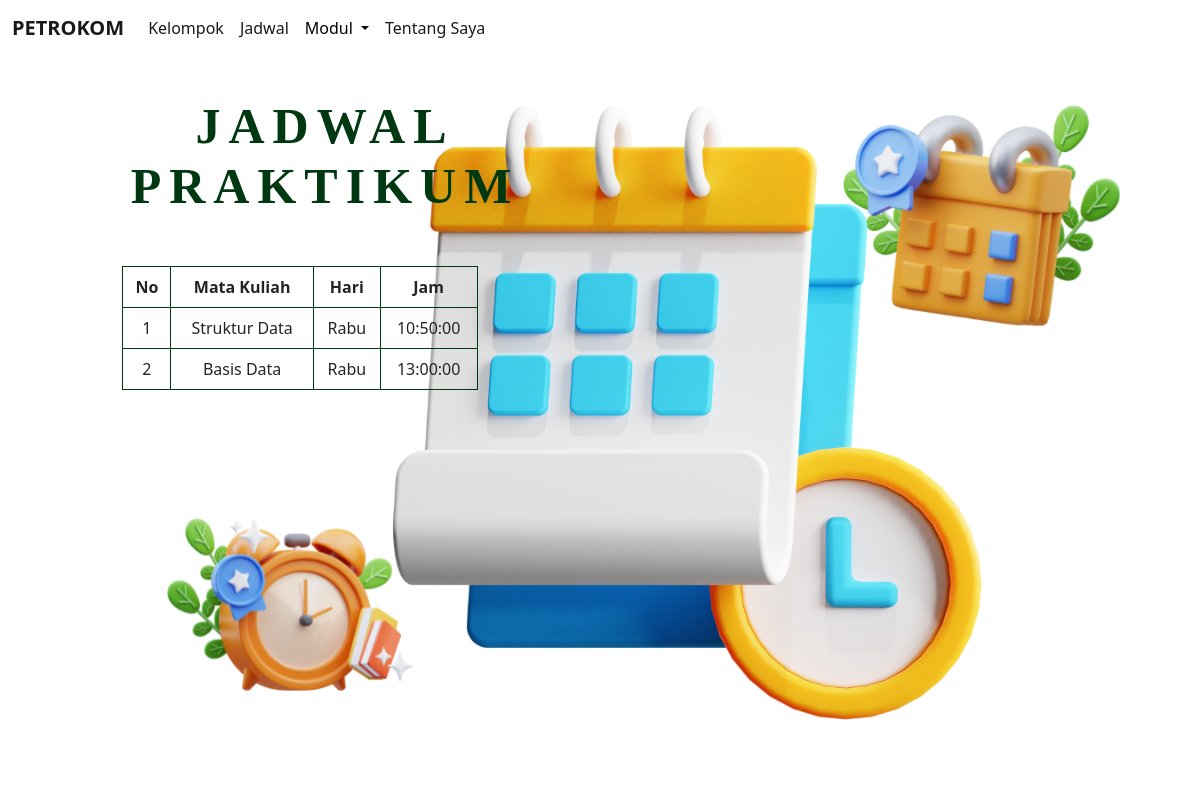
The page /jadwal.php on the database its author committed.
### tables this page shows
CREATE TABLE `dbjadwal` (
  `id_jadwal` int(11) NOT NULL,
  `matkul` varchar(30) NOT NULL,
  `hari` varchar(20) NOT NULL,
  `jam` time NOT NULL
);

### jadwal.php (the view, shortened to what this page needs)
<?php
include('koneksijadwal.php');
$sql = "SELECT * FROM dbjadwal";
$result = mysqli_query($conn, $sql);
?>
<!doctype html>
<html lang="en">
<head>
  <link href="https://cdn.jsdelivr.net/npm/bootstrap@5.0.2/dist/css/bootstrap.min.css" rel="stylesheet"
>
  <link href="css/style.css" rel="stylesheet">
</head>
<body>
  <nav class="navbar navbar-expand-lg navbar-light justify-content-center text-primary">
    <div class="container-fluid">
      <a class="navbar-brand fw-bold" href="welcome.php">PETROKOM</a>
      <div class="collapse navbar-collapse" id="navbarNav">
        <ul class="navbar-nav">
          <li class="nav-item">
            <a class="nav-link active" aria-current="page" href="home.php">Kelompok</a>
          </li>
          <li class="nav-item">
            <a class="nav-link active" aria-current="page" href="jadwal.php">Jadwal</a>
          </li>
          <li class="nav-item dropdown">
                <a class="nav-link dropdown-toggle" style= "color: #000000" href="#" role="button" data-bs-toggle="dropdown" aria-expanded="false">
                    Modul
                </a>
            </li>
            <a class="nav-link active" aria-current="page" href="aboutme.php">Tentang Saya</a>
          <li class="nav-item">
            <a class="nav-link disabled" href="#" tabindex="-1" aria-disabled="true"></a>
          </li>
        </ul>
      </div>
    </div>
  </nav>
  <div class="container-fluid">
    <div class="row">
      <div class="col">
        <h3
          style="color: #003911; font-size: 50px; font-family: Origin Tech Demo; font-weight: bold; letter-spacing: 8px; margin-top: 40px; margin-bottom: 50px; margin-left: 50px; text-align: center;">
          JADWAL PRAKTIKUM</h3>
          <div class="container" style="width:70%;">
            <table class="table table-bordered" style="border-color: #003911; text-align: center">
            <thead>
              <tr>
                <th>No</th>
                <th>Mata Kuliah</th>
                <th>Hari</th>
                <th>Jam</th>
              </tr>
            </thead>
            <tbody>
              <?php
          $a = 1;
          while ($row = mysqli_fetch_assoc($result)){?>
              <tr>
                <td><?php echo $a?></td>
                <td><?php echo $row["matkul"];?></td>
                <td><?php echo $row["hari"];?></td>
                <td><?php echo $row["jam"];?></td>
              </tr>
              <?php
      $a = $a + 1; }
        ?>
            </tbody>
          </table>
          </div>
        </div>
        <div class="col">
          <img src="time2.png" class="background" alt="">
      </div>
    </div>
  </div>
</body>
</html>

### css/style.css (style rules this page uses)
.background { position: absolute; top: 0; right: 0; height: 100vh; z-index: -1; }

### rows shown on the page
dbjadwal: matkul "Struktur Data", hari "Rabu", jam "10:50:00"
dbjadwal: matkul "Basis Data", hari "Rabu", jam "13:00:00"
